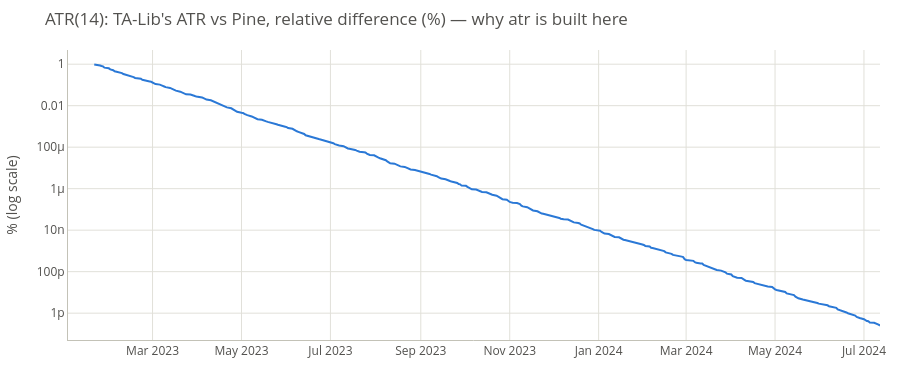

The notebook cell saved with this chart:
### Markdown cell above
`ema`, `wma`, `rsi`, `bb` and `stdev` match Pine exactly. One RSI edge case is not in the
table: on a perfectly flat window TA-Lib returns 0, while TradingView's built-in RSI script
returns 100. Flat 14-bar windows are rare on real prices, and TA-Lib's value is kept. The `ddof=1` row is there because that is the easy
mistake: pandas' default rolling std is the sample std, Pine's is the population std.

`atr` matches Pine too, but only because it is built here, as `rma(true_range)`, rather than
wrapped. The last row shows why: Pine counts the first bar's true range as `high - low`, while
TA-Lib has no true range for that bar, so TA-Lib's ATR starts one bar later and is seeded from
a different window. Its gap from Pine is largest at the start and decays away:

### Code cell
relative = pd.Series(np.abs(talib_atr.to_numpy() - pine_atr) / pine_atr, index=CLOSE.index)

display(pd.DataFrame({'bar': [14, 20, 50, 100, 200, 399],
                      "TA-Lib's ATR vs Pine": [f'{relative.iloc[i]:.2e}' for i in (14, 20, 50, 100, 200, 399)]})
        .set_index('bar'))

fig = go.Figure(go.Scatter(x=relative.index, y=relative * 100, mode='lines',
                           name='|TA-Lib - Pine| / Pine', line=dict(color=SERIES[0], width=2)))
style(fig, "ATR(14): TA-Lib's ATR vs Pine, relative difference (%) — why atr is built here", height=380)
fig.update_yaxes(type='log', title='% (log scale)')
fig.show()

### Figure 1 — Plotly figure (JSON) as saved in the notebook; plotly's stock layout.template omitted (floating-point values rounded to 4 significant figures; data arrays with more than 128 entries replaced by an {"elided": "..."} marker saying what was removed)
{"data": [{"line": {"color": "#2a78d6", "width": 2}, "mode": "lines", "name": "|TA-Lib - Pine| / Pine", "type": "scatter", "x": {"elided": "400 str values"}, "y": {"elided": "400 float values"}}], "layout": {"font": {"color": "#52514e"}, "height": 380, "hovermode": "x unified", "legend": {"traceorder": "normal"}, "margin": {"b": 40, "l": 40, "r": 20, "t": 50}, "paper_bgcolor": "white", "plot_bgcolor": "white", "title": {"text": "ATR(14): TA-Lib's ATR vs Pine, relative difference (%) — why atr is built here"}, "xaxis": {"gridcolor": "#e1e0d9", "linecolor": "#c3c2b7", "rangeslider": {"visible": false}}, "yaxis": {"gridcolor": "#e1e0d9", "linecolor": "#c3c2b7", "title": {"text": "% (log scale)"}, "type": "log"}}}
